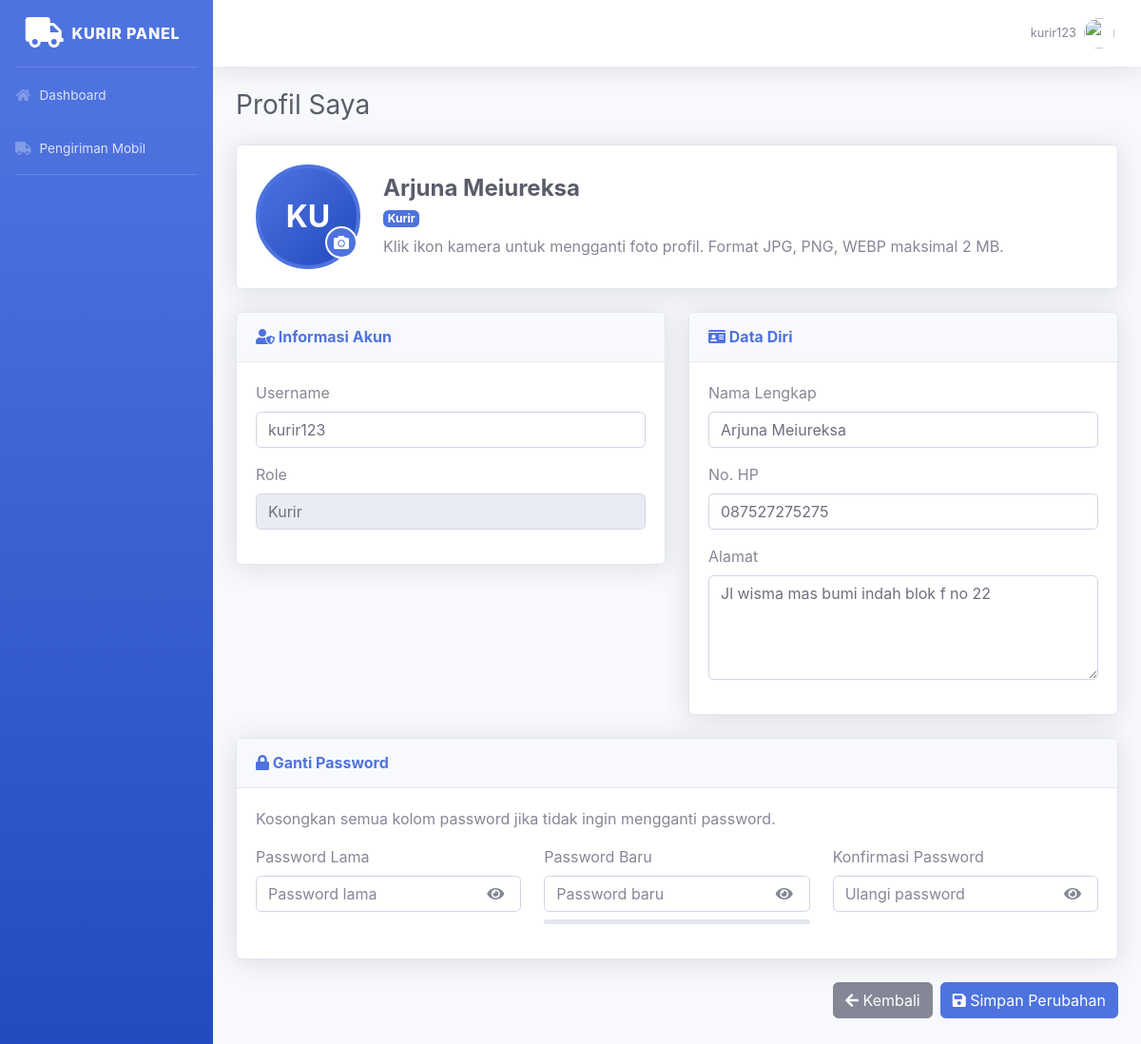
Screenshot of /admin/profil.php (signed in) with the database file from the repository.
### tables this page shows
CREATE TABLE `users` (
  `id_user` int(11) NOT NULL,
  `username` varchar(50) DEFAULT NULL,
  `password` varchar(100) DEFAULT NULL,
  `role` enum('admin','pembeli','penjual','kurir') DEFAULT NULL
);

CREATE TABLE `kurir` (
  `id_kurir` int(11) NOT NULL,
  `id_user` int(11) DEFAULT NULL,
  `nama` varchar(100) DEFAULT NULL,
  `alamat` text DEFAULT NULL,
  `no_hp` varchar(15) DEFAULT NULL,
  `foto` varchar(255) DEFAULT NULL
);

### admin/profil.php (the view, shortened to what this page needs)
<?php
include "../config/koneksi.php";
$id_user = (int) $_SESSION['id_user'];
$role    = $_SESSION['role'] ?? '';
$q_user = mysqli_query($koneksi, "SELECT * FROM users WHERE id_user='$id_user' LIMIT 1");
$user = mysqli_fetch_assoc($q_user);
$tabel_detail = [
    "admin"   => "admin",
    "pembeli" => "pembeli",
    "penjual" => "penjual",
    "kurir"   => "kurir"
];
$detail = null;
if(isset($tabel_detail[$role])){
    $tabel = $tabel_detail[$role];
    $q_detail = mysqli_query($koneksi,
        "SELECT * FROM $tabel WHERE id_user='$id_user' LIMIT 1"
    );
    $detail = mysqli_fetch_assoc($q_detail);
}
$foto = $_SESSION['foto_profil'] ?? '';
if(!empty($foto)){
    $foto_path = "../uploads/" . $foto;
} else {
    $foto_path = "";
}
$nama_tampil = $detail['nama'] ?? $user['username'];
$initials = strtoupper(substr($user['username'], 0, 2));
$sidebar_map = [
    "admin"   => "../includes/sidebar_admin.php",
    "pembeli" => "../includes/sidebar_pembeli.php",
    "penjual" => "../includes/sidebar_penjual.php",
    "kurir"   => "../includes/sidebar_kurir.php"
];
$sidebar_file = $sidebar_map[$role] ?? "";
?>
<!DOCTYPE html>
<html lang="id">
<head>
    <link href="../assets/vendor/fontawesome-free/css/all.min.css" rel="stylesheet">
    <link href="../assets/css/sb-admin-2.min.css" rel="stylesheet">
</head>
<body id="page-top">
<div id="wrapper">
    <?php
    if($sidebar_file && file_exists($sidebar_file)){
        include $sidebar_file;
    }
    ?>
    <div id="content-wrapper" class="d-flex flex-column">
        <div id="content">
            <?php
            include "../includes/topbar.php";
            ?>
            <div class="container-fluid">
                <h1 class="h3 mb-4 text-gray-800">Profil Saya</h1>
                <form action="proses_profil.php" method="POST" enctype="multipart/form-data">
                    <div class="card shadow mb-4">
                        <div class="card-body d-flex align-items-center">
                            <div class="foto-wrap mr-4">
                                <?php if(!empty($foto_path)){ ?>
                                    <img src="<?= htmlspecialchars($foto_path); ?>"
                                         class="profile-avatar"
                                         id="fotoPreview"
                                         alt="Foto Profil">
                                <?php } else { ?>
                                    <div class="profile-placeholder" id="fotoPreview">
                                        <?= htmlspecialchars($initials); ?>
                                    </div>
                                <?php } ?>
                                <label for="inputFoto" class="foto-btn">
                                    <i class="fas fa-camera"></i>
                                </label>
                            </div>
                            <div>
                                <h4 class="font-weight-bold text-gray-800 mb-1">
                                    <?= htmlspecialchars($nama_tampil); ?>
                                </h4>
                                <span class="badge badge-primary mb-2">
                                    <?= ucfirst(htmlspecialchars($role)); ?>
                                </span>
                                <p class="text-muted mb-0">
                                    Klik ikon kamera untuk mengganti foto profil.
                                    Format JPG, PNG, WEBP maksimal 2 MB.
                                </p>
                            </div>
                        </div>
                    </div>
                    <div class="row">
                        <div class="col-lg-6">
                            <div class="card shadow mb-4">
                                <div class="card-header py-3">
                                    <h6 class="m-0 font-weight-bold text-primary">
                                        <i class="fas fa-user-shield"></i>
                                        Informasi Akun
                                    </h6>
                                </div>
                                <div class="card-body">
                                    <div class="form-group">
                                        <label>Username</label>
                                        <input type="text"
                                               name="username"
                                               class="form-control"
                                               value="<?= htmlspecialchars($user['username']); ?>"
                                               required>
                                    </div>
                                    <div class="form-group">
                                        <label>Role</label>
                                        <input type="text"
                                               class="form-control"
                                               value="<?= ucfirst(htmlspecialchars($role)); ?>"
                                               readonly>
                                    </div>
                                </div>
                            </div>
                        </div>
                        <div class="col-lg-6">
                            <div class="card shadow mb-4">
                                <div class="card-header py-3">
                                    <h6 class="m-0 font-weight-bold text-primary">
                                        <i class="fas fa-id-card"></i>
                                        Data Diri
                                    </h6>
                                </div>
                                <div class="card-body">
                                    <div class="form-group">
                                        <label>Nama Lengkap</label>
                                        <input type="text"
                                               name="nama"
                                               class="form-control"
                                               value="<?= htmlspecialchars($detail['nama'] ?? ''); ?>"
                                               required>
                                    </div>
                                    <div class="form-group">
                                        <label>No. HP</label>
                                        <input type="text"
                                               name="no_hp"
                                               class="form-control"
                                               value="<?= htmlspecialchars($detail['no_hp'] ?? ''); ?>"
                                               placeholder="08xxxxxxxxxx">
                                    </div>
                                    <div class="form-group">
                                        <label>Alamat</label>
                                        <textarea name="alamat"
                                                  class="form-control"
                                                  rows="4"
                                                  placeholder="Alamat lengkap"><?= htmlspecialchars($detail['alamat'] ?? ''); ?></textarea>
                                    </div>
                                </div>
                            </div>
                        </div>
                    </div>
                    <div class="card shadow mb-4">
                        <div class="card-header py-3">
                            <h6 class="m-0 font-weight-bold text-primary">
                                <i class="fas fa-lock"></i>
                                Ganti Password
                            </h6>
                        </div>
                        <div class="card-body">
                            <p class="text-muted">
                                Kosongkan semua kolom password jika tidak ingin mengganti password.
                            </p>
                            <div class="row">
                                <div class="col-md-4">
                                    <div class="form-group">
                                        <label>Password Lama</label>
                                        <div class="password-wrap">
                                            <input type="password"
                                                   name="password_lama"
                                                   id="pwLama"
                                                   class="form-control"
                                                   placeholder="Password lama">
                                            <button type="button"
                                                    class="toggle-password"
                                                    onclick="togglePassword('pwLama', this)">
                                                <i class="fas fa-eye"></i>
                                            </button>
                                        </div>
                                    </div>
                                </div>
                                <div class="col-md-4">
                                    <div class="form-group">
                                        <label>Password Baru</label>
                                        <div class="password-wrap">
                                            <input type="password"
                                                   name="password_baru"
                                                   id="pwBaru"
                                                   class="form-control"
                                                   placeholder="Password baru"
                                                   oninput="cekKekuatanPassword(this.value)">
                                            <button type="button"
                                                    class="toggle-password"
                                                    onclick="togglePassword('pwBaru', this)">
                                                <i class="fas fa-eye"></i>
                                            </button>
                                        </div>
                                        <div class="strength-bar">
                                        </div>
                                    </div>
                                </div>
                                <div class="col-md-4">
                                    <div class="form-group">
                                        <label>Konfirmasi Password</label>
                                        <div class="password-wrap">
                                            <input type="password"
                                                   name="password_konfirm"
                                                   id="pwKonfirm"
                                                   class="form-control"
                                                   placeholder="Ulangi password"
                                                   oninput="cekKonfirmasiPassword()">
                                            <button type="button"
                                                    class="toggle-password"
                                                    onclick="togglePassword('pwKonfirm', this)">
                                                <i class="fas fa-eye"></i>
                                            </button>
                                        </div>
                                    </div>
                                </div>
                            </div>
                        </div>
                    </div>
                    <div class="d-flex justify-content-end mb-5">
                        <a href="javascript:history.back()" class="btn btn-secondary mr-2">
                            <i class="fas fa-arrow-left"></i>
                            Kembali
                        </a>
                        <button type="submit" class="btn btn-primary">
                            <i class="fas fa-save"></i>
                            Simpan Perubahan
                        </button>
                    </div>
                </form>
            </div>
        </div>
    </div>
</div>
</body>
</html>

### admin/profil.php (style rules this page uses)
.profile-placeholder { width: 110px; height: 110px; border-radius: 50%; background: linear-gradient(135deg, #4e73df, #224abe); color: white; display: flex; align-items: center; justify-content: center; font-size: 32px; font-weight: bold; border: 4px solid #4e73df; }
.foto-wrap { position: relative; display: inline-block; }
.foto-btn { position: absolute; right: 3px; bottom: 3px; width: 34px; height: 34px; background: #4e73df; color: white; border-radius: 50%; display: flex; align-items: center; justify-content: center; cursor: pointer; border: 2px solid white; }
.password-wrap { position: relative; }
.password-wrap input { padding-right: 45px; }
.toggle-password { position: absolute; right: 12px; top: 50%; transform: translateY(-50%); border: none; background: transparent; color: #858796; cursor: pointer; }
.strength-bar { height: 5px; background: #e3e6f0; border-radius: 20px; overflow: hidden; margin-top: 8px; }

### rows the page displays
users: username "KU", username "kurir123"
kurir: nama "Arjuna Meiureksa", no_hp "087527275275", alamat "Jl wisma mas bumi indah blok f no 22"

### other values shown
$username "kurir123"
$role "Kurir"
